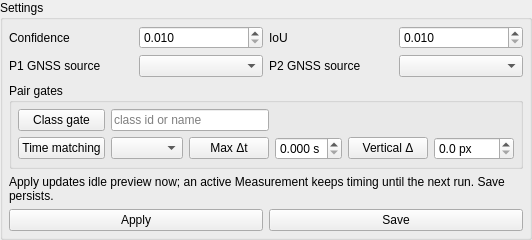
<?xml version='1.0' encoding='utf-8'?>
<ui version="4.0">
 <class>measurementSettings</class>
 <widget class="QGroupBox" name="measurementSettings">
  <property name="title">
   <string>Settings</string>
  </property>
  <layout class="QVBoxLayout" name="measurementSettingsLayout">
   <item>
    <widget class="QWidget" name="geometry">
     <layout class="QGridLayout" name="geometryLayout">
      <item row="0" column="0">
       <widget class="QLabel" name="yolo_confidenceLabel">
        <property name="text">
         <string>Confidence</string>
        </property>
       </widget>
      </item>
      <item row="0" column="1">
       <widget class="QDoubleSpinBox" name="yolo_confidence">
        <property name="minimum">
         <double>0.01</double>
        </property>
        <property name="maximum">
         <double>1.0</double>
        </property>
        <property name="decimals">
         <number>3</number>
        </property>
        <property name="suffix">
         <string />
        </property>
       </widget>
      </item>
      <item row="0" column="2">
       <widget class="QLabel" name="yolo_iouLabel">
        <property name="text">
         <string>IoU</string>
        </property>
       </widget>
      </item>
      <item row="0" column="3">
       <widget class="QDoubleSpinBox" name="yolo_iou">
        <property name="minimum">
         <double>0.01</double>
        </property>
        <property name="maximum">
         <double>1.0</double>
        </property>
        <property name="decimals">
         <number>3</number>
        </property>
        <property name="suffix">
         <string />
        </property>
       </widget>
      </item>
      <item row="1" column="0">
       <widget class="QLabel" name="pixhawk_left_gnss_sourceLabel">
        <property name="text">
         <string>P1 GNSS source</string>
        </property>
       </widget>
      </item>
      <item row="1" column="1">
       <widget class="QComboBox" name="pixhawk_left_gnss_source" />
      </item>
      <item row="1" column="2">
       <widget class="QLabel" name="pixhawk_right_gnss_sourceLabel">
        <property name="text">
         <string>P2 GNSS source</string>
        </property>
       </widget>
      </item>
      <item row="1" column="3">
       <widget class="QComboBox" name="pixhawk_right_gnss_source" />
      </item>
      <property name="leftMargin">
       <number>0</number>
      </property>
      <property name="topMargin">
       <number>0</number>
      </property>
      <property name="rightMargin">
       <number>0</number>
      </property>
      <property name="bottomMargin">
       <number>0</number>
      </property>
     </layout>
    </widget>
   </item>
   <item>
    <widget class="QGroupBox" name="pairGates">
     <property name="title">
      <string>Pair gates</string>
     </property>
     <layout class="QGridLayout" name="pairGatesLayout">
      <item row="0" column="0">
       <widget class="QPushButton" name="class_gate_enabled">
        <property name="text">
         <string>Class gate</string>
        </property>
        <property name="checkable">
         <bool>true</bool>
        </property>
       </widget>
      </item>
      <item row="1" column="0">
       <widget class="QPushButton" name="matching_gate_enabled">
        <property name="text">
         <string>Time matching</string>
        </property>
        <property name="checkable">
         <bool>true</bool>
        </property>
       </widget>
      </item>
      <item row="1" column="2">
       <widget class="QPushButton" name="time_delta_gate_enabled">
        <property name="text">
         <string>Max Δt</string>
        </property>
        <property name="checkable">
         <bool>true</bool>
        </property>
       </widget>
      </item>
      <item row="1" column="4">
       <widget class="QPushButton" name="vertical_delta_gate_enabled">
        <property name="text">
         <string>Vertical Δ</string>
        </property>
        <property name="checkable">
         <bool>true</bool>
        </property>
       </widget>
      </item>
      <item row="0" column="1" rowspan="1" colspan="2">
       <widget class="QLineEdit" name="class_gate">
        <property name="placeholderText">
         <string>class id or name</string>
        </property>
       </widget>
      </item>
      <item row="1" column="1">
       <widget class="QComboBox" name="time_basis">
        <property name="toolTip">
         <string>RTCP/NTP is used only while Clock and current frame timing are usable; otherwise live distance uses exact app-receive monotonic time.</string>
        </property>
       </widget>
      </item>
      <item row="1" column="3">
       <widget class="QDoubleSpinBox" name="max_pair_delta_s">
        <property name="toolTip">
         <string>Authoritative app-receive pair limit; values may be stricter than 100 ms.</string>
        </property>
        <property name="minimum">
         <double>0.0</double>
        </property>
        <property name="maximum">
         <double>0.1</double>
        </property>
        <property name="decimals">
         <number>3</number>
        </property>
        <property name="suffix">
         <string> s</string>
        </property>
       </widget>
      </item>
      <item row="1" column="5">
       <widget class="QDoubleSpinBox" name="max_vertical_delta_px">
        <property name="minimum">
         <double>0.0</double>
        </property>
        <property name="maximum">
         <double>5000.0</double>
        </property>
        <property name="decimals">
         <number>1</number>
        </property>
        <property name="suffix">
         <string> px</string>
        </property>
       </widget>
      </item>
      <property name="leftMargin">
       <number>6</number>
      </property>
      <property name="topMargin">
       <number>6</number>
      </property>
      <property name="rightMargin">
       <number>6</number>
      </property>
      <property name="bottomMargin">
       <number>6</number>
      </property>
     </layout>
    </widget>
   </item>
   <item>
    <widget class="QLabel" name="status">
     <property name="text">
      <string>Apply updates idle preview now; an active Measurement keeps timing until the next run. Save persists.</string>
     </property>
     <property name="wordWrap">
      <bool>true</bool>
     </property>
    </widget>
   </item>
   <item>
    <widget class="QWidget" name="actions">
     <layout class="QHBoxLayout" name="actionsLayout">
      <item>
       <widget class="QPushButton" name="apply">
        <property name="text">
         <string>Apply</string>
        </property>
       </widget>
      </item>
      <item>
       <widget class="QPushButton" name="save">
        <property name="text">
         <string>Save</string>
        </property>
       </widget>
      </item>
      <property name="leftMargin">
       <number>0</number>
      </property>
      <property name="topMargin">
       <number>0</number>
      </property>
      <property name="rightMargin">
       <number>0</number>
      </property>
      <property name="bottomMargin">
       <number>0</number>
      </property>
     </layout>
    </widget>
   </item>
   <property name="leftMargin">
    <number>6</number>
   </property>
   <property name="topMargin">
    <number>6</number>
   </property>
   <property name="rightMargin">
    <number>6</number>
   </property>
   <property name="bottomMargin">
    <number>6</number>
   </property>
  </layout>
 </widget>
 <resources />
 <connections />
</ui>
